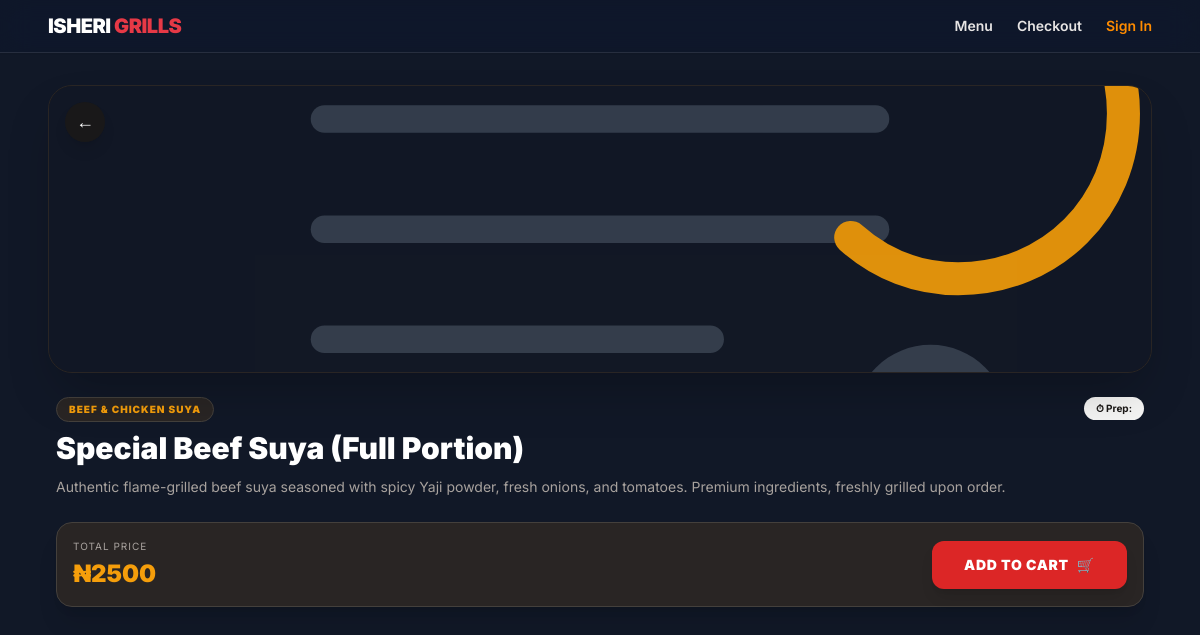
/product/17/, run on the app's committed database.
### apps/shop/models.py (models this page shows, shortened)
class MenuItem(models.Model):
    category = models.ForeignKey(Category, related_name='items', on_delete=models.CASCADE)
    name = models.CharField(max_length=200)
    description = models.TextField(blank=True)
    price = models.DecimalField(max_digits=10, decimal_places=2, default=0.00)
    image = models.ImageField(upload_to='products/', blank=True, null=True)
    is_available = models.BooleanField(default=True)

class Category(models.Model):
    name = models.CharField(max_length=100)
    slug = models.SlugField(unique=True)
    display_order = models.PositiveIntegerField(default=0)
    class Meta:
        ordering = ['display_order', 'name']

### apps/shop/views.py (the view)
# urls.py: path('product/<int:item_id>/', views.product_view, name='product'),
def product_view(request, item_id):
    item = get_object_or_404(MenuItem, id=item_id, is_available=True)
    return render(request, 'shop/product.html', {'item': item})

### templates/shop/product.html
{% extends 'base/base.html' %}
{% load static %}
{% block content %}
<div class="space-y-6 pb-4">
    <div class="relative w-full h-72 bg-stone-900 rounded-3xl overflow-hidden shadow-2xl border border-stone-800">
        {% if item.image %}
        <img src="{{ item.image.url }}" class="w-full h-full object-cover opacity-90" alt="{{ item.name }}">
        {% else %}
        <img src="{% static 'images/placeholder-product.svg' %}" class="w-full h-full object-cover opacity-90" alt="{{ item.name }}">
        {% endif %}
        <a href="javascript:history.back()" class="absolute top-4 left-4 bg-stone-900/80 backdrop-blur-md text-white w-10 h-10 rounded-full flex items-center justify-center font-bold text-lg shadow-lg">&larr;</a>
    </div>
    <div class="px-2">
        <div class="flex justify-between items-start mb-2">
            <a href="{% url 'shop:category' item.category.id %}" class="bg-stone-800 border border-stone-700 text-amber-500 text-[10px] font-black px-3 py-1 rounded-full uppercase tracking-widest">{{ item.category.name }}</a>
            <span class="bg-stone-100 text-stone-900 text-[10px] font-bold px-3 py-1 rounded-full flex items-center gap-1">⏱ Prep: {{ item.prep_time }}</span>
        </div>
        <h1 class="text-3xl font-black text-white leading-tight mb-2">{{ item.name }}</h1>
        <p class="text-stone-400 text-sm leading-relaxed mb-6">{{ item.description }} Premium ingredients, freshly grilled upon order.</p>
        <div class="flex items-center justify-between bg-stone-800 p-4 rounded-2xl border border-stone-700 shadow-xl mb-8">
            <div>
                <p class="text-[10px] text-stone-400 uppercase tracking-widest mb-1">Total Price</p>
                <span class="font-black text-amber-500 text-2xl">₦{{ item.price|floatformat:0 }}</span>
            </div>
            <button hx-post="{% url 'shop:add_to_cart' item.id %}" class="bg-red-600 hover:bg-red-500 active:scale-95 text-white font-black text-sm uppercase tracking-wider px-8 py-3.5 rounded-xl shadow-lg transition flex items-center gap-2">
                <span>Add to Cart</span> 🛒
            </button>
        </div>
    </div>
</div>
{% endblock content %}

### static/css/styles.css (style rules this page uses)
:root { color-scheme: dark; font-family: Inter, sans-serif; }
html { scroll-behavior: smooth; }
body { min-height: 100vh; background-color: #111827; color: #f8fafc; }

### data on the page
MenuItem: category.name "BEEF & CHICKEN SUYA", name "Special Beef Suya (Full Portion)", description "Authentic flame-grilled beef suya seasoned with spicy Yaji powder, fresh onions, and tomatoes.", price "2500"
